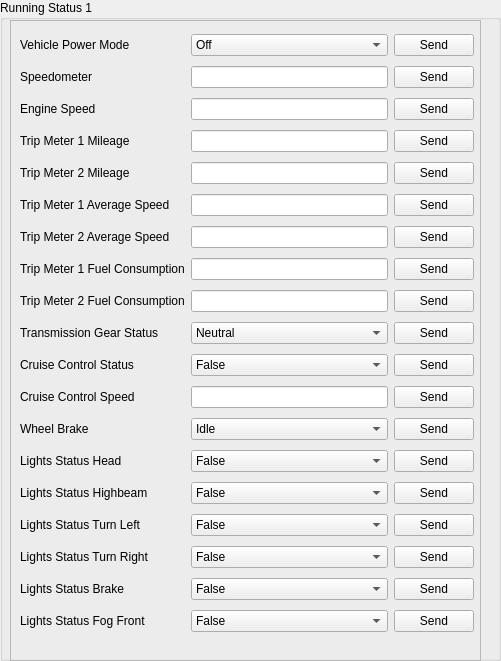
     <widget class="QGroupBox" name="groupBox_5">
      <property name="geometry">
       <rect>
        <x>10</x>
        <y>0</y>
        <width>501</width>
        <height>661</height>
       </rect>
      </property>
      <property name="title">
       <string>Running Status 1</string>
      </property>
      <widget class="QFrame" name="frame_5">
       <property name="geometry">
        <rect>
         <x>10</x>
         <y>20</y>
         <width>471</width>
         <height>641</height>
        </rect>
       </property>
       <property name="frameShape">
        <enum>QFrame::StyledPanel</enum>
       </property>
       <property name="frameShadow">
        <enum>QFrame::Raised</enum>
       </property>
       <widget class="QWidget" name="gridLayoutWidget_6">
        <property name="geometry">
         <rect>
          <x>10</x>
          <y>10</y>
          <width>454</width>
          <height>623</height>
         </rect>
        </property>
        <layout class="QGridLayout" name="gridLayout_7">
         <item row="0" column="0">
          <widget class="QLabel" name="label_R1">
           <property name="text">
            <string>Vehicle Power Mode</string>
           </property>
           <property name="alignment">
            <set>Qt::AlignLeading|Qt::AlignLeft|Qt::AlignVCenter</set>
           </property>
          </widget>
         </item>
         <item row="2" column="0">
          <widget class="QLabel" name="label_R3">
           <property name="text">
            <string>Engine Speed</string>
           </property>
           <property name="alignment">
            <set>Qt::AlignLeading|Qt::AlignLeft|Qt::AlignVCenter</set>
           </property>
          </widget>
         </item>
         <item row="3" column="0">
          <widget class="QLabel" name="label_R4">
           <property name="text">
            <string>Trip Meter 1 Mileage</string>
           </property>
           <property name="alignment">
            <set>Qt::AlignLeading|Qt::AlignLeft|Qt::AlignVCenter</set>
           </property>
          </widget>
         </item>
         <item row="4" column="0">
          <widget class="QLabel" name="label_R5">
           <property name="text">
            <string>Trip Meter 2 Mileage</string>
           </property>
           <property name="alignment">
            <set>Qt::AlignLeading|Qt::AlignLeft|Qt::AlignVCenter</set>
           </property>
          </widget>
         </item>
         <item row="2" column="1">
          <widget class="QLineEdit" name="lineEdit_R3"/>
         </item>
         <item row="3" column="1">
          <widget class="QLineEdit" name="lineEdit_R4"/>
         </item>
         <item row="6" column="1">
          <widget class="QLineEdit" name="lineEdit_R7"/>
         </item>
         <item row="7" column="1">
          <widget class="QLineEdit" name="lineEdit_R8"/>
         </item>
         <item row="0" column="2">
          <widget class="QPushButton" name="pushButton_R1">
           <property name="text">
            <string>Send</string>
           </property>
          </widget>
         </item>
         <item row="1" column="2">
          <widget class="QPushButton" name="pushButton_R2">
           <property name="text">
            <string>Send</string>
           </property>
          </widget>
         </item>
         <item row="2" column="2">
          <widget class="QPushButton" name="pushButton_R3">
           <property name="text">
            <string>Send</string>
           </property>
          </widget>
         </item>
         <item row="3" column="2">
          <widget class="QPushButton" name="pushButton_R4">
           <property name="text">
            <string>Send</string>
           </property>
          </widget>
         </item>
         <item row="4" column="2">
          <widget class="QPushButton" name="pushButton_R5">
           <property name="text">
            <string>Send</string>
           </property>
          </widget>
         </item>
         <item row="5" column="2">
          <widget class="QPushButton" name="pushButton_R6">
           <property name="text">
            <string>Send</string>
           </property>
          </widget>
         </item>
         <item row="6" column="2">
          <widget class="QPushButton" name="pushButton_R7">
           <property name="text">
            <string>Send</string>
           </property>
          </widget>
         </item>
         <item row="7" column="2">
          <widget class="QPushButton" name="pushButton_R8">
           <property name="text">
            <string>Send</string>
           </property>
          </widget>
         </item>
         <item row="1" column="0">
          <widget class="QLabel" name="label_R2">
           <property name="text">
            <string>Speedometer</string>
           </property>
           <property name="alignment">
            <set>Qt::AlignLeading|Qt::AlignLeft|Qt::AlignVCenter</set>
           </property>
          </widget>
         </item>
         <item row="0" column="1">
          <widget class="QComboBox" name="comboBox_R1">
           <item>
            <property name="text">
             <string>Off</string>
            </property>
           </item>
           <item>
            <property name="text">
             <string>Acc</string>
            </property>
           </item>
           <item>
            <property name="text">
             <string>Run</string>
            </property>
           </item>
           <item>
            <property name="text">
             <string>Ignition</string>
            </property>
           </item>
          </widget>
         </item>
         <item row="1" column="1">
          <widget class="QLineEdit" name="lineEdit_R2"/>
         </item>
         <item row="4" column="1">
          <widget class="QLineEdit" name="lineEdit_R5"/>
         </item>
         <item row="5" column="0">
          <widget class="QLabel" name="label_R6">
           <property name="text">
            <string>Trip Meter 1 Average Speed</string>
           </property>
           <property name="alignment">
            <set>Qt::AlignLeading|Qt::AlignLeft|Qt::AlignVCenter</set>
           </property>
          </widget>
         </item>
         <item row="6" column="0">
          <widget class="QLabel" name="label_R7">
           <property name="text">
            <string>Trip Meter 2 Average Speed</string>
           </property>
           <property name="alignment">
            <set>Qt::AlignLeading|Qt::AlignLeft|Qt::AlignVCenter</set>
           </property>
          </widget>
         </item>
         <item row="5" column="1">
          <widget class="QLineEdit" name="lineEdit_R6"/>
         </item>
         <item row="7" column="0">
          <widget class="QLabel" name="label_R8">
           <property name="text">
            <string>Trip Meter 1 Fuel Consumption</string>
           </property>
           <property name="alignment">
            <set>Qt::AlignLeading|Qt::AlignLeft|Qt::AlignVCenter</set>
           </property>
          </widget>
         </item>
         <item row="8" column="0">
          <widget class="QLabel" name="label_R9">
           <property name="text">
            <string>Trip Meter 2 Fuel Consumption</string>
           </property>
           <property name="alignment">
            <set>Qt::AlignLeading|Qt::AlignLeft|Qt::AlignVCenter</set>
           </property>
          </widget>
         </item>
         <item row="8" column="1">
          <widget class="QLineEdit" name="lineEdit_R9"/>
         </item>
         <item row="8" column="2">
          <widget class="QPushButton" name="pushButton_R9">
           <property name="text">
            <string>Send</string>
           </property>
          </widget>
         </item>
         <item row="9" column="0">
          <widget class="QLabel" name="label_R10">
           <property name="text">
            <string>Transmission Gear Status</string>
           </property>
           <property name="alignment">
            <set>Qt::AlignLeading|Qt::AlignLeft|Qt::AlignVCenter</set>
           </property>
          </widget>
         </item>
         <item row="10" column="0">
          <widget class="QLabel" name="label_R11">
           <property name="text">
            <string>Cruise Control Status</string>
           </property>
           <property name="alignment">
            <set>Qt::AlignLeading|Qt::AlignLeft|Qt::AlignVCenter</set>
           </property>
          </widget>
         </item>
         <item row="11" column="0">
          <widget class="QLabel" name="label_R12">
           <property name="text">
            <string>Cruise Control Speed</string>
           </property>
           <property name="alignment">
            <set>Qt::AlignLeading|Qt::AlignLeft|Qt::AlignVCenter</set>
           </property>
          </widget>
         </item>
         <item row="12" column="0">
          <widget class="QLabel" name="label_R13">
           <property name="text">
            <string>Wheel Brake</string>
           </property>
           <property name="alignment">
            <set>Qt::AlignLeading|Qt::AlignLeft|Qt::AlignVCenter</set>
           </property>
          </widget>
         </item>
         <item row="13" column="0">
          <widget class="QLabel" name="label_R14">
           <property name="text">
            <string>Lights Status Head</string>
           </property>
           <property name="alignment">
            <set>Qt::AlignLeading|Qt::AlignLeft|Qt::AlignVCenter</set>
           </property>
          </widget>
         </item>
         <item row="14" column="0">
          <widget class="QLabel" name="label_R15">
           <property name="text">
            <string>Lights Status Highbeam</string>
           </property>
           <property name="alignment">
            <set>Qt::AlignLeading|Qt::AlignLeft|Qt::AlignVCenter</set>
           </property>
          </widget>
         </item>
         <item row="15" column="0">
          <widget class="QLabel" name="label_R16">
           <property name="text">
            <string>Lights Status Turn Left</string>
           </property>
           <property name="alignment">
            <set>Qt::AlignLeading|Qt::AlignLeft|Qt::AlignVCenter</set>
           </property>
          </widget>
         </item>
         <item row="16" column="0">
          <widget class="QLabel" name="label_R17">
           <property name="text">
            <string>Lights Status Turn Right</string>
           </property>
           <property name="alignment">
            <set>Qt::AlignLeading|Qt::AlignLeft|Qt::AlignVCenter</set>
           </property>
          </widget>
         </item>
         <item row="17" column="0">
          <widget class="QLabel" name="label_R18">
           <property name="text">
            <string>Lights Status Brake</string>
           </property>
           <property name="alignment">
            <set>Qt::AlignLeading|Qt::AlignLeft|Qt::AlignVCenter</set>
           </property>
          </widget>
         </item>
         <item row="9" column="2">
          <widget class="QPushButton" name="pushButton_R10">
           <property name="text">
            <string>Send</string>
           </property>
          </widget>
         </item>
         <item row="10" column="2">
          <widget class="QPushButton" name="pushButton_R11">
           <property name="text">
            <string>Send</string>
           </property>
          </widget>
         </item>
         <item row="11" column="2">
          <widget class="QPushButton" name="pushButton_R12">
           <property name="text">
            <string>Send</string>
           </property>
          </widget>
         </item>
         <item row="12" column="2">
          <widget class="QPushButton" name="pushButton_R13">
           <property name="text">
            <string>Send</string>
           </property>
          </widget>
         </item>
         <item row="13" column="2">
          <widget class="QPushButton" name="pushButton_R14">
           <property name="text">
            <string>Send</string>
           </property>
          </widget>
         </item>
         <item row="14" column="2">
          <widget class="QPushButton" name="pushButton_R15">
           <property name="text">
            <string>Send</string>
           </property>
          </widget>
         </item>
         <item row="15" column="2">
          <widget class="QPushButton" name="pushButton_R16">
           <property name="text">
            <string>Send</string>
           </property>
          </widget>
         </item>
         <item row="16" column="2">
          <widget class="QPushButton" name="pushButton_R17">
           <property name="text">
            <string>Send</string>
           </property>
          </widget>
         </item>
         <item row="17" column="2">
          <widget class="QPushButton" name="pushButton_R18">
           <property name="text">
            <string>Send</string>
           </property>
          </widget>
         </item>
         <item row="10" column="1">
          <widget class="QComboBox" name="comboBox_R11">
           <item>
            <property name="text">
             <string>False</string>
            </property>
           </item>
           <item>
            <property name="text">
             <string>True</string>
            </property>
           </item>
          </widget>
         </item>
         <item row="13" column="1">
          <widget class="QComboBox" name="comboBox_R14">
           <item>
            <property name="text">
             <string>False</string>
            </property>
           </item>
           <item>
            <property name="text">
             <string>True</string>
            </property>
           </item>
          </widget>
         </item>
         <item row="14" column="1">
          <widget class="QComboBox" name="comboBox_R15">
           <item>
            <property name="text">
             <string>False</string>
            </property>
           </item>
           <item>
            <property name="text">
             <string>True</string>
            </property>
           </item>
          </widget>
         </item>
         <item row="15" column="1">
          <widget class="QComboBox" name="comboBox_R16">
           <item>
            <property name="text">
             <string>False</string>
            </property>
           </item>
           <item>
            <property name="text">
             <string>True</string>
            </property>
           </item>
          </widget>
         </item>
         <item row="16" column="1">
          <widget class="QComboBox" name="comboBox_R17">
           <item>
            <property name="text">
             <string>False</string>
            </property>
           </item>
           <item>
            <property name="text">
             <string>True</string>
            </property>
           </item>
          </widget>
         </item>
         <item row="17" column="1">
          <widget class="QComboBox" name="comboBox_R18">
           <item>
            <property name="text">
             <string>False</string>
            </property>
           </item>
           <item>
            <property name="text">
             <string>True</string>
            </property>
           </item>
          </widget>
         </item>
         <item row="9" column="1">
          <widget class="QComboBox" name="comboBox_R10">
           <item>
            <property name="text">
             <string>Neutral</string>
            </property>
           </item>
           <item>
            <property name="text">
             <string>1 (Manual)</string>
            </property>
           </item>
           <item>
            <property name="text">
             <string>2 (Manual)</string>
            </property>
           </item>
           <item>
            <property name="text">
             <string>3 (Manual)</string>
            </property>
           </item>
           <item>
            <property name="text">
             <string>4 (Manual)</string>
            </property>
           </item>
           <item>
            <property name="text">
             <string>5 (Manual)</string>
            </property>
           </item>
           <item>
            <property name="text">
             <string>6 (Manual)</string>
            </property>
           </item>
           <item>
            <property name="text">
             <string>7 (Manual)</string>
            </property>
           </item>
           <item>
            <property name="text">
             <string>8 (Manual)</string>
            </property>
           </item>
           <item>
            <property name="text">
             <string>9 (Manual)</string>
            </property>
           </item>
           <item>
            <property name="text">
             <string>10 (Manual)</string>
            </property>
           </item>
           <item>
            <property name="text">
             <string>1 (Auto)</string>
            </property>
           </item>
           <item>
            <property name="text">
             <string>2 (Auto)</string>
            </property>
           </item>
           <item>
            <property name="text">
             <string>3 (Auto)</string>
            </property>
           </item>
           <item>
            <property name="text">
             <string>4 (Auto)</string>
            </property>
           </item>
           <item>
            <property name="text">
             <string>5 (Auto)</string>
            </property>
           </item>
           <item>
            <property name="text">
             <string>6 (Auto)</string>
            </property>
           </item>
           <item>
            <property name="text">
             <string>7 (Auto)</string>
            </property>
           </item>
           <item>
            <property name="text">
             <string>8 (Auto)</string>
            </property>
           </item>
           <item>
            <property name="text">
             <string>9 (Auto)</string>
            </property>
           </item>
           <item>
            <property name="text">
             <string>10 (Auto)</string>
            </property>
           </item>
           <item>
            <property name="text">
             <string>Drive</string>
            </property>
           </item>
           <item>
            <property name="text">
             <string>Parking</string>
            </property>
           </item>
           <item>
            <property name="text">
             <string>Reverse</string>
            </property>
           </item>
          </widget>
         </item>
         <item row="11" column="1">
          <widget class="QLineEdit" name="lineEdit_R12"/>
         </item>
         <item row="12" column="1">
          <widget class="QComboBox" name="comboBox_R13">
           <item>
            <property name="text">
             <string>Idle</string>
            </property>
           </item>
           <item>
            <property name="text">
             <string>Engaged</string>
            </property>
           </item>
           <item>
            <property name="text">
             <string>Malfunction</string>
            </property>
           </item>
          </widget>
         </item>
         <item row="18" column="0">
          <widget class="QLabel" name="label_R19">
           <property name="text">
            <string>Lights Status Fog Front</string>
           </property>
           <property name="alignment">
            <set>Qt::AlignLeading|Qt::AlignLeft|Qt::AlignVCenter</set>
           </property>
          </widget>
         </item>
         <item row="18" column="1">
          <widget class="QComboBox" name="comboBox_R19">
           <item>
            <property name="text">
             <string>False</string>
            </property>
           </item>
           <item>
            <property name="text">
             <string>True</string>
            </property>
           </item>
          </widget>
         </item>
         <item row="18" column="2">
          <widget class="QPushButton" name="pushButton_R19">
           <property name="text">
            <string>Send</string>
           </property>
          </widget>
         </item>
        </layout>
       </widget>
      </widget>
     </widget>
